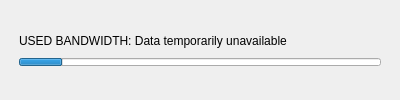
           <widget class="QWidget" name="pQuota">
            <layout class="QVBoxLayout" name="verticalLayout_10">
             <property name="spacing">
              <number>0</number>
             </property>
             <property name="leftMargin">
              <number>0</number>
             </property>
             <property name="topMargin">
              <number>0</number>
             </property>
             <property name="rightMargin">
              <number>0</number>
             </property>
             <property name="bottomMargin">
              <number>0</number>
             </property>
             <item>
              <widget class="QWidget" name="wUsage_2" native="true">
               <property name="sizePolicy">
                <sizepolicy hsizetype="Preferred" vsizetype="Preferred">
                 <horstretch>0</horstretch>
                 <verstretch>0</verstretch>
                </sizepolicy>
               </property>
               <property name="minimumSize">
                <size>
                 <width>0</width>
                 <height>40</height>
                </size>
               </property>
               <property name="maximumSize">
                <size>
                 <width>16777215</width>
                 <height>40</height>
                </size>
               </property>
               <property name="styleSheet">
                <string notr="true"/>
               </property>
               <layout class="QVBoxLayout" name="verticalLayout_7">
                <property name="spacing">
                 <number>0</number>
                </property>
                <property name="leftMargin">
                 <number>19</number>
                </property>
                <property name="topMargin">
                 <number>0</number>
                </property>
                <property name="rightMargin">
                 <number>19</number>
                </property>
                <property name="bottomMargin">
                 <number>0</number>
                </property>
                <item>
                 <widget class="QWidget" name="widget_9" native="true">
                  <property name="sizePolicy">
                   <sizepolicy hsizetype="Minimum" vsizetype="Preferred">
                    <horstretch>0</horstretch>
                    <verstretch>0</verstretch>
                   </sizepolicy>
                  </property>
                  <property name="minimumSize">
                   <size>
                    <width>0</width>
                    <height>20</height>
                   </size>
                  </property>
                  <property name="maximumSize">
                   <size>
                    <width>362</width>
                    <height>20</height>
                   </size>
                  </property>
                  <layout class="QHBoxLayout" name="horizontalLayout_7">
                   <property name="spacing">
                    <number>0</number>
                   </property>
                   <property name="leftMargin">
                    <number>0</number>
                   </property>
                   <property name="topMargin">
                    <number>0</number>
                   </property>
                   <property name="rightMargin">
                    <number>1</number>
                   </property>
                   <property name="bottomMargin">
                    <number>0</number>
                   </property>
                   <item>
                    <widget class="QLabel" name="lTotalUsedQuota">
                     <property name="sizePolicy">
                      <sizepolicy hsizetype="Preferred" vsizetype="Preferred">
                       <horstretch>0</horstretch>
                       <verstretch>0</verstretch>
                      </sizepolicy>
                     </property>
                     <property name="minimumSize">
                      <size>
                       <width>0</width>
                       <height>20</height>
                      </size>
                     </property>
                     <property name="maximumSize">
                      <size>
                       <width>16777215</width>
                       <height>20</height>
                      </size>
                     </property>
                     <property name="focusPolicy">
                      <enum>Qt::StrongFocus</enum>
                     </property>
                     <property name="styleSheet">
                      <string notr="true">#lTotalUsed
{
font: &quot;Helvetica&quot;;
font-size: 12px;
font-weight: normal;
color: #333333;
}</string>
                     </property>
                     <property name="text">
                      <string>USED BANDWIDTH: Data temporarily unavailable</string>
                     </property>
                     <property name="alignment">
                      <set>Qt::AlignLeading|Qt::AlignLeft|Qt::AlignTop</set>
                     </property>
                    </widget>
                   </item>
                   <item>
                    <widget class="QLabel" name="lPercentageUsedQuota">
                     <property name="sizePolicy">
                      <sizepolicy hsizetype="Preferred" vsizetype="Preferred">
                       <horstretch>0</horstretch>
                       <verstretch>0</verstretch>
                      </sizepolicy>
                     </property>
                     <property name="minimumSize">
                      <size>
                       <width>0</width>
                       <height>20</height>
                      </size>
                     </property>
                     <property name="maximumSize">
                      <size>
                       <width>16777215</width>
                       <height>20</height>
                      </size>
                     </property>
                     <property name="focusPolicy">
                      <enum>Qt::StrongFocus</enum>
                     </property>
                     <property name="styleSheet">
                      <string notr="true">#lPercentageUsed
{
font: &quot;Helvetica&quot;;
font-size: 12px;
font-weight: normal;
color: #333333;
}
</string>
                     </property>
                     <property name="text">
                      <string/>
                     </property>
                     <property name="alignment">
                      <set>Qt::AlignRight|Qt::AlignTop|Qt::AlignTrailing</set>
                     </property>
                    </widget>
                   </item>
                  </layout>
                 </widget>
                </item>
                <item>
                 <widget class="QProgressBar" name="pUsageQuota">
                  <property name="sizePolicy">
                   <sizepolicy hsizetype="Preferred" vsizetype="Preferred">
                    <horstretch>0</horstretch>
                    <verstretch>0</verstretch>
                   </sizepolicy>
                  </property>
                  <property name="minimumSize">
                   <size>
                    <width>362</width>
                    <height>8</height>
                   </size>
                  </property>
                  <property name="maximumSize">
                   <size>
                    <width>362</width>
                    <height>8</height>
                   </size>
                  </property>
                  <property name="value">
                   <number>12</number>
                  </property>
                  <property name="format">
                   <string/>
                  </property>
                 </widget>
                </item>
               </layout>
              </widget>
             </item>
            </layout>
           </widget>
